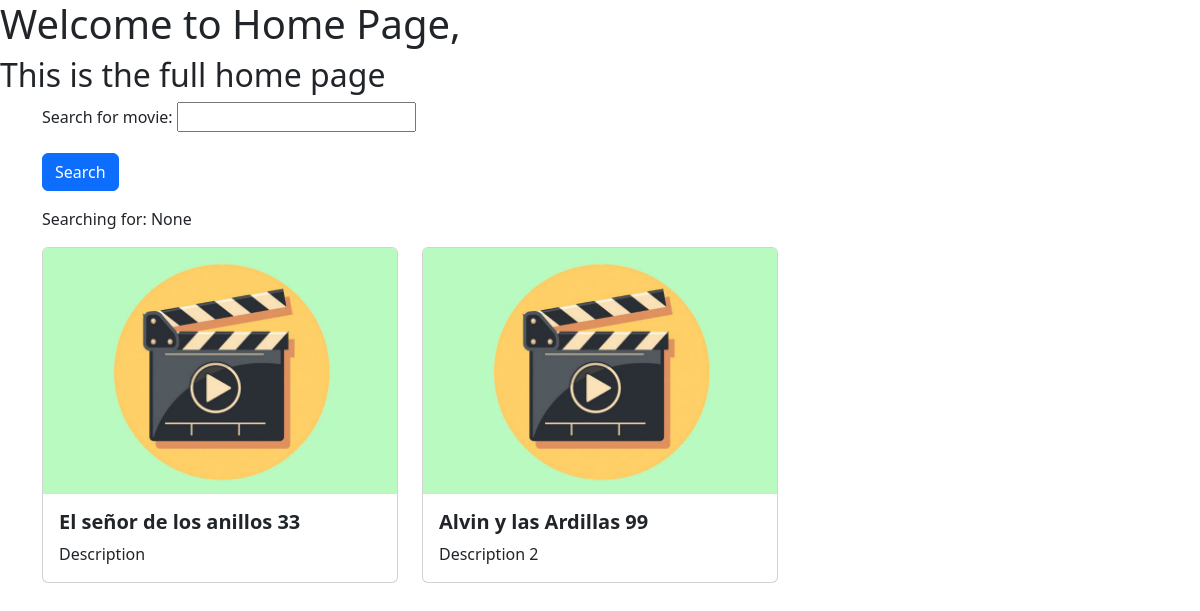
The page / on the database its author committed.
### movie/models.py (models this page shows, shortened)
class Movie(models.Model):
    title = models.CharField(max_length=100)
    descritpion = models.CharField(max_length=250)
    image = models.ImageField(upload_to='movie/images/')
    url = models.URLField(blank=True)
    genre = models.CharField(blank=True, max_length=250)
    year = models.IntegerField(blank=True, null=True)

### movie/views.py (the view)
# urls.py: 2. Add a URL to urlpatterns:  path('', views.home, name='home')
def home(request):
    searchTerm = request.GET.get('searchMovie')
    if searchTerm:
        movies = Movie.objects.filter(title__icontains=searchTerm)
    else:
        movies = Movie.objects.all()
    return render(request, 'home.html', {'searchTerm': searchTerm, 'movies': movies})

### movie/templates/home.html (shortened to what this page needs)
<head>
    <link href="https://cdn.jsdelivr.net/npm/bootstrap@5.3.3/dist/css/bootstrap.min.css" rel="stylesheet">
</head>
<h1>Welcome to Home Page, <font color="red">{{name}}</font></h1>
<h2>This is the full home page</h2>
<div class="container">
    <form action="">
        <div class="mb-3">
            <label for="searchMovie" class="form-label">
                Search for movie:
            </label>
            <input type="text" class="from-control" name="searchMovie"/>
        </div>
        <button type="submit" class="btn btn-primary">Search</button>
    </form>
    <p>Searching for: {{ searchTerm }}</p>
    <div class="row row-cols-1 row-cols-md-3 g-4">
        {% for movie in movies %}
        <div v-for="movie in movies" class="col">
            <div class="card">
                <img class="card-img-top" src="{{ movie.image.url }}" />
                <div class="card-body">
                    <h5 class="card-title fw-bold">{{ movie.title }}</h5>
                    <p class="card-text">{{ movie.descritpion }}</p>
                </div>
            </div>
        </div>
        {% endfor %}
    </div>
    <br/>
    <br/>
</div>

### rows shown on the page
Movie: image (placeholder picture), title "El señor de los anillos 33", descritpion "Description"
Movie: image (placeholder picture), title "Alvin y las Ardillas 99", descritpion "Description 2"

### other values the page prints
{{ searchTerm }} "None"
